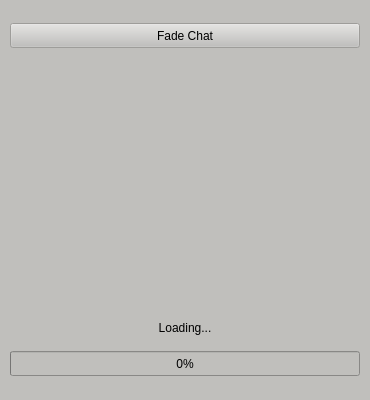
<?xml version="1.0" encoding="UTF-8"?>
<ui version="4.0">
 <class>MainWindow</class>
 <widget class="QMainWindow" name="MainWindow">
  <property name="geometry">
   <rect>
    <x>0</x>
    <y>0</y>
    <width>370</width>
    <height>400</height>
   </rect>
  </property>
  <property name="minimumSize">
   <size>
    <width>370</width>
    <height>400</height>
   </size>
  </property>
  <property name="maximumSize">
   <size>
    <width>370</width>
    <height>400</height>
   </size>
  </property>
  <property name="windowTitle">
   <string>MainWindow</string>
  </property>
  <property name="styleSheet">
   <string notr="true">background-color: rgb(192, 191, 188);</string>
  </property>
  <widget class="QWidget" name="centralwidget">
   <layout class="QGridLayout" name="gridLayout_3">
    <item row="0" column="0">
     <layout class="QVBoxLayout" name="verticalLayout_8">
      <item>
       <widget class="QPushButton" name="AppName">
        <property name="enabled">
         <bool>false</bool>
        </property>
        <property name="minimumSize">
         <size>
          <width>350</width>
          <height>25</height>
         </size>
        </property>
        <property name="maximumSize">
         <size>
          <width>350</width>
          <height>25</height>
         </size>
        </property>
        <property name="styleSheet">
         <string notr="true">color: rgb(0, 0, 0);</string>
        </property>
        <property name="text">
         <string>Fade Chat</string>
        </property>
       </widget>
      </item>
      <item>
       <widget class="QLabel" name="AppLogo">
        <property name="minimumSize">
         <size>
          <width>350</width>
          <height>250</height>
         </size>
        </property>
        <property name="maximumSize">
         <size>
          <width>350</width>
          <height>250</height>
         </size>
        </property>
        <property name="text">
         <string/>
        </property>
        <property name="pixmap">
         <pixmap resource="../../UserInterface/UI_Resources/images.qrc">:/newPrefix/images/pexels-eberhardgross-691668.jpg</pixmap>
        </property>
        <property name="scaledContents">
         <bool>true</bool>
        </property>
       </widget>
      </item>
      <item>
       <widget class="QLabel" name="LoadingText">
        <property name="minimumSize">
         <size>
          <width>350</width>
          <height>35</height>
         </size>
        </property>
        <property name="maximumSize">
         <size>
          <width>350</width>
          <height>35</height>
         </size>
        </property>
        <property name="text">
         <string>Loading...</string>
        </property>
        <property name="alignment">
         <set>Qt::AlignCenter</set>
        </property>
       </widget>
      </item>
      <item>
       <widget class="QProgressBar" name="LoadingBar">
        <property name="minimumSize">
         <size>
          <width>350</width>
          <height>25</height>
         </size>
        </property>
        <property name="maximumSize">
         <size>
          <width>350</width>
          <height>25</height>
         </size>
        </property>
        <property name="value">
         <number>0</number>
        </property>
        <property name="alignment">
         <set>Qt::AlignCenter</set>
        </property>
       </widget>
      </item>
     </layout>
    </item>
   </layout>
  </widget>
 </widget>
 <resources>
  <include location="../../UserInterface/UI_Resources/images.qrc"/>
 </resources>
 <connections/>
</ui>
